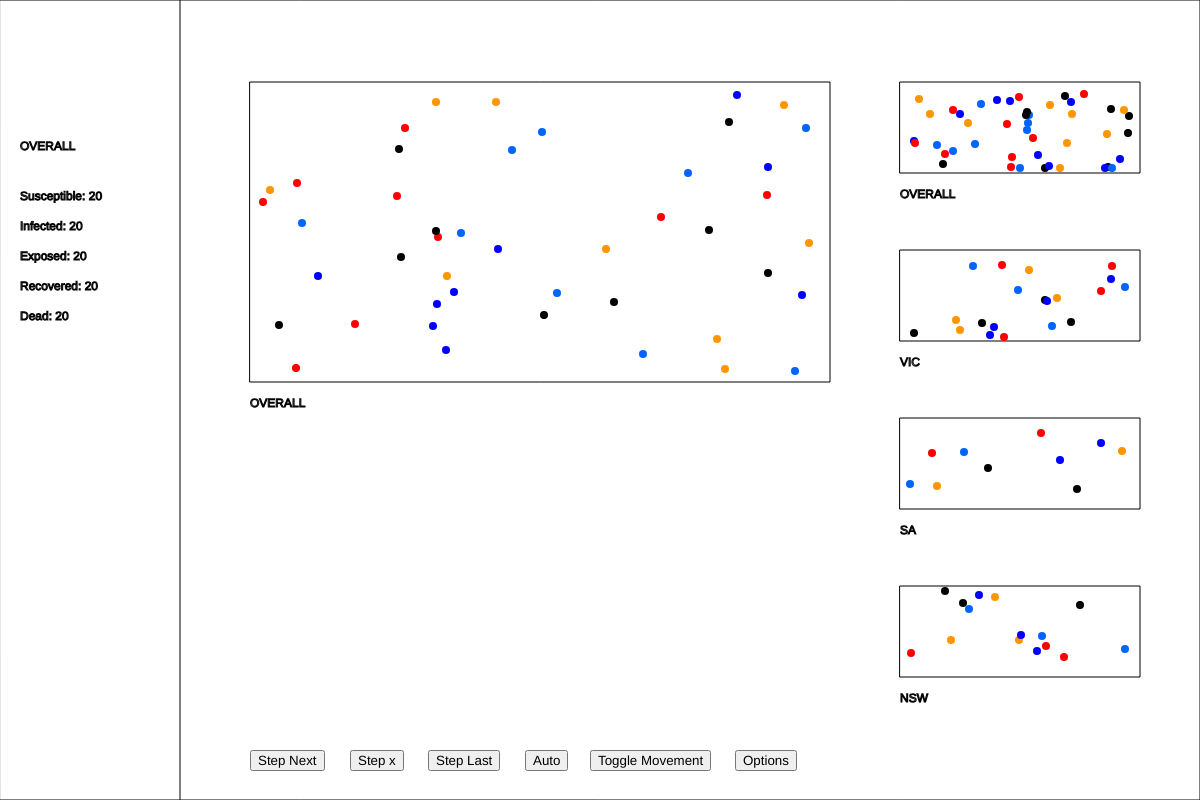
Frame 1 (no input)
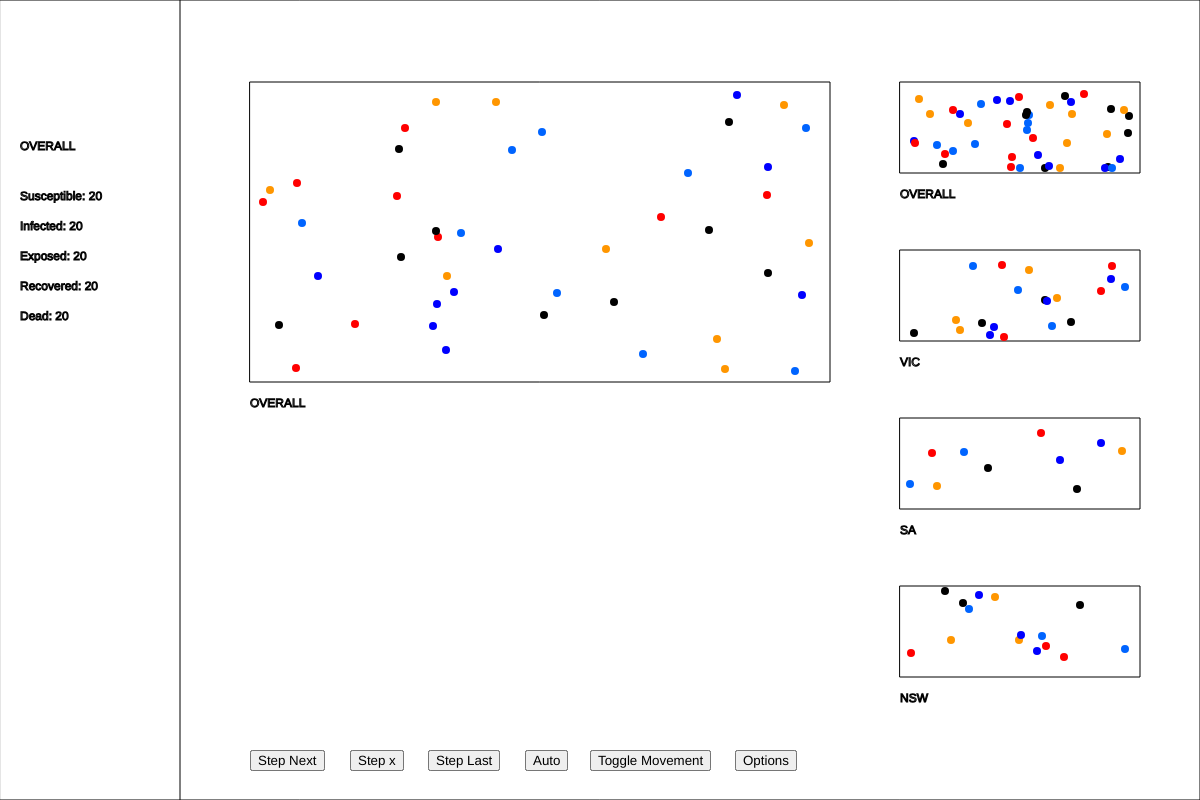
Frame 60 (no input)
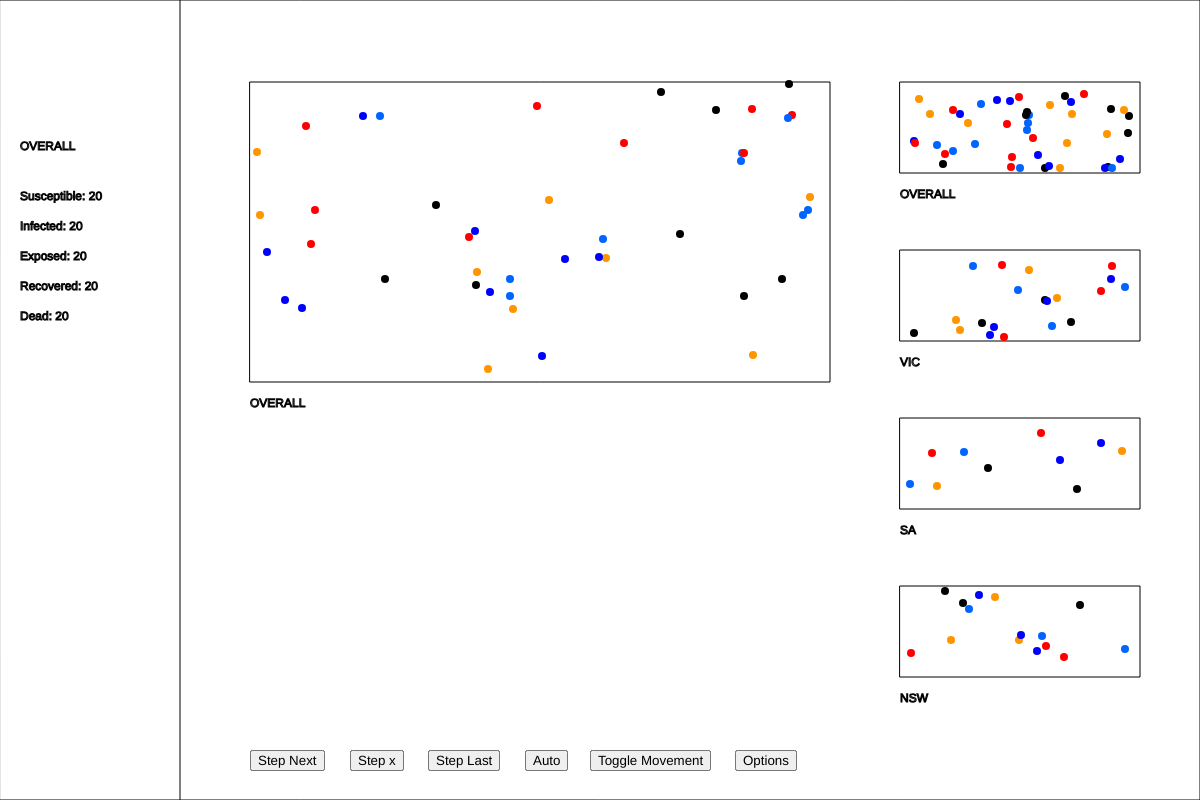
Frame 120 (the mouse pressed at the canvas centre since frame 60)

The p5.js sketch that drew these frames (run headless with seeded random() and noise() and a simulated clock; from frame 60 on, the mouse is pressed at the canvas centre):

// p5.js sketch
// ── sketch.js
var ratio = 10; // number of dots for the simulation
var xDimension = 1200;
var yDimension = 800;
var sizeOfCricle = 8;
var population = 1000;
var totalInfected = 600;
var valueOfEachCell = Math.round(population / ratio);
var people = [];
var people2 = [];
var people3 = [];
var people4 = [];
var selectedPeople = [];
var states = [];
var enableMovement = false;
var selectedS = 20;
var selectedE = 20;
var selectedI = 20;
var selectedR = 20;
var selectedD = 20;

function setup() {
  createCanvas(xDimension,yDimension);

  for(var i = 0; i < 9; i ++){
  people.push(new Cell(910,90,220,80,'S'));
  people.push(new Cell(910,90,220,80,'E'));
  people.push(new Cell(910,90,220,80,'I'));
  people.push(new Cell(910,90,220,80,'R'));
  people.push(new Cell(910,90,220,80,'D'));
  }
  states.push(new section(900,82,240,91,people,"OVERALL"));

  for(var i = 0; i < 4; i ++){
  people2.push(new Cell(910,260,220,80,'S'));
  people2.push(new Cell(910,260,220,80,'E'));
  people2.push(new Cell(910,260,220,80,'I'));
  people2.push(new Cell(910,260,220,80,'R'));
  people2.push(new Cell(910,260,220,80,'D'));
  }
  states.push(new section(900,250,240,91,people2,"VIC"));

  for(var i = 0; i < 2; i ++){
  people3.push(new Cell(910,428,220,80,'S'));
  people3.push(new Cell(910,428,220,80,'E'));
  people3.push(new Cell(910,428,220,80,'I'));
  people3.push(new Cell(910,428,220,80,'R'));
  people3.push(new Cell(910,428,220,80,'D'));
  }
  states.push(new section(900,418,240,91,people3,"SA"));

  for(var i = 0; i < 3; i ++){
  people4.push(new Cell(910,586,220,80,'S'));
  people4.push(new Cell(910,586,220,80,'E'));
  people4.push(new Cell(910,586,220,80,'I'));
  people4.push(new Cell(910,586,220,80,'R'));
  people4.push(new Cell(910,586,220,80,'D'));
  }
  states.push(new section(900,586,240,91,people4,"NSW"));

  for(var i = 0; i < 9; i ++){
  selectedPeople.push(new Cell(260,82,560,290,'S'));
  selectedPeople.push(new Cell(260,82,560,290,'E'));
  selectedPeople.push(new Cell(260,82,560,290,'I'));
  selectedPeople.push(new Cell(260,82,560,290,'R'));
  selectedPeople.push(new Cell(260,82,560,290,'D'));
  }
  states.push(new section(250,82,580,300,selectedPeople,"OVERALL"));
}

function changeOverallState(newLabel, people){
  states[states.length-1].label = newLabel;
  states[states.length-1].peopleInside = people;
  console.log(states[states.length-1].peopleInside);
}

function toggleMovment(){
  if(enableMovement == false){
    enableMovement = true;
  }else{
    enableMovement = false;
  }
}

function draw() {
  background(255);
  stroke(0);
  fill(0);
  line(180, 0, 180, height);
  noFill();
  rect(0,0,width,height);
  text("OVERALL", 20,150);
  text("Susceptible: " + str(selectedS), 20,200);
  text("Infected: " + str(selectedI), 20, 230);
  text("Exposed: " + str(selectedE), 20, 260);
  text("Recovered: " + str(selectedR), 20, 290);
  text("Dead: " + str(selectedD), 20, 320);

  stepNext = createButton('Step Next');
  stepNext.position(250, 750);
  stepX = createButton('Step x');
  stepX.position(350, 750);
  stepLast = createButton('Step Last');
  stepLast.position(428, 750);
  auto = createButton('Auto');
  auto.position(525, 750);
  movement = createButton('Toggle Movement');
  movement.position(590, 750);
  movement.mousePressed(toggleMovment);
  options = createButton('Options');
  options.position(735, 750);

  for(var i = 0; i < states.length; i++){
  states[i].display();
  states[i].drawCircles();
  }
}

function mousePressed(){
  for(var i = 0; i < states.length;i++){
    states[i].clicked(mouseX,mouseY);
  }
}

class Cell {
  constructor(xD1,yD1, xD2, yD2, state){
    this.cellx = Math.floor(Math.random() * xD2) + xD1; // give random location on the screen
    this.celly = Math.floor(Math.random() * yD2) + yD1; // give random location on the screen
    this.state = state;
    this.diameter = sizeOfCricle;
    this.xspeed = random(-2,2);
    this.yspeed = random(-2,2);
  }

  move(xD1, yD1, xD2, yD2){
    if(enableMovement == true){
    this.cellx += this.xspeed;
    this.celly += this.yspeed;
  }

    if(this.cellx >= xD2+xD1 - this.diameter/2 || this.cellx <= xD1+ this.diameter/2){
      this.xspeed *= -1;
    }

    if(this.celly >= yD2 + yD1 - this.diameter/2|| this.celly <= yD1 + this.diameter/2){
      this.yspeed *= -1;
      }
  }

  display(){
    noStroke();
    if(this.state == "S"){
      fill(0);
    }else if(this.state == "E") {
      fill(255,150,0);
    }else if(this.state == "I") {
      fill(255,0,0);
    }else if(this.state == "R") {
      fill(0,0,255);
    }else if(this.state == "D") {
      fill(0,100,255);
    }
    ellipse(this.cellx, this.celly, this.diameter, this.diameter);
  }
}

class section{
  constructor(x, y, width, height, people, label){
    this.x= x;
    this.y=y;
    this.width=width;
    this.height=height;
    this.peopleInside = people;
    this.label = label;
  }

  changeXYValues(newX,newY,newWidth,newHeight){
    var newPeople =[];
    for(var i = 0; i < this.peopleInside.length; i ++){
    newPeople.push(new Cell(newX,newY,newWidth,newHeight,this.peopleInside[i].state));
    }
    return newPeople;
    // this.cellx = Math.floor(Math.random() * newWidth) + newX;
    // this.celly = Math.floor(Math.random() * newHeight) + newY;
  }

  getLabel(){
    return this.label;
  }
  getPeople(){
    return this.peopleInside;
  }

  display(){
    stroke(0);
    noFill();
    rect(this.x,this.y,this.width,this.height);
    text(this.label, this.x, this.height + this.y + 25)
  }

  drawCircles(){
    for(var i = 0; i < this.peopleInside.length; i++){
      this.peopleInside[i].move(this.x, this.y, this.width, this.height);
      this.peopleInside[i].display();
    }
  }
  clicked(px,py){
    if(px <= (this.x + this.width) && px > this.x && py < (this.y+this.height+20) && py > this.y){
    var newPeopleForState = this.changeXYValues(250,82,580,300);
    changeOverallState(this.label, newPeopleForState);
    }
  }
}
